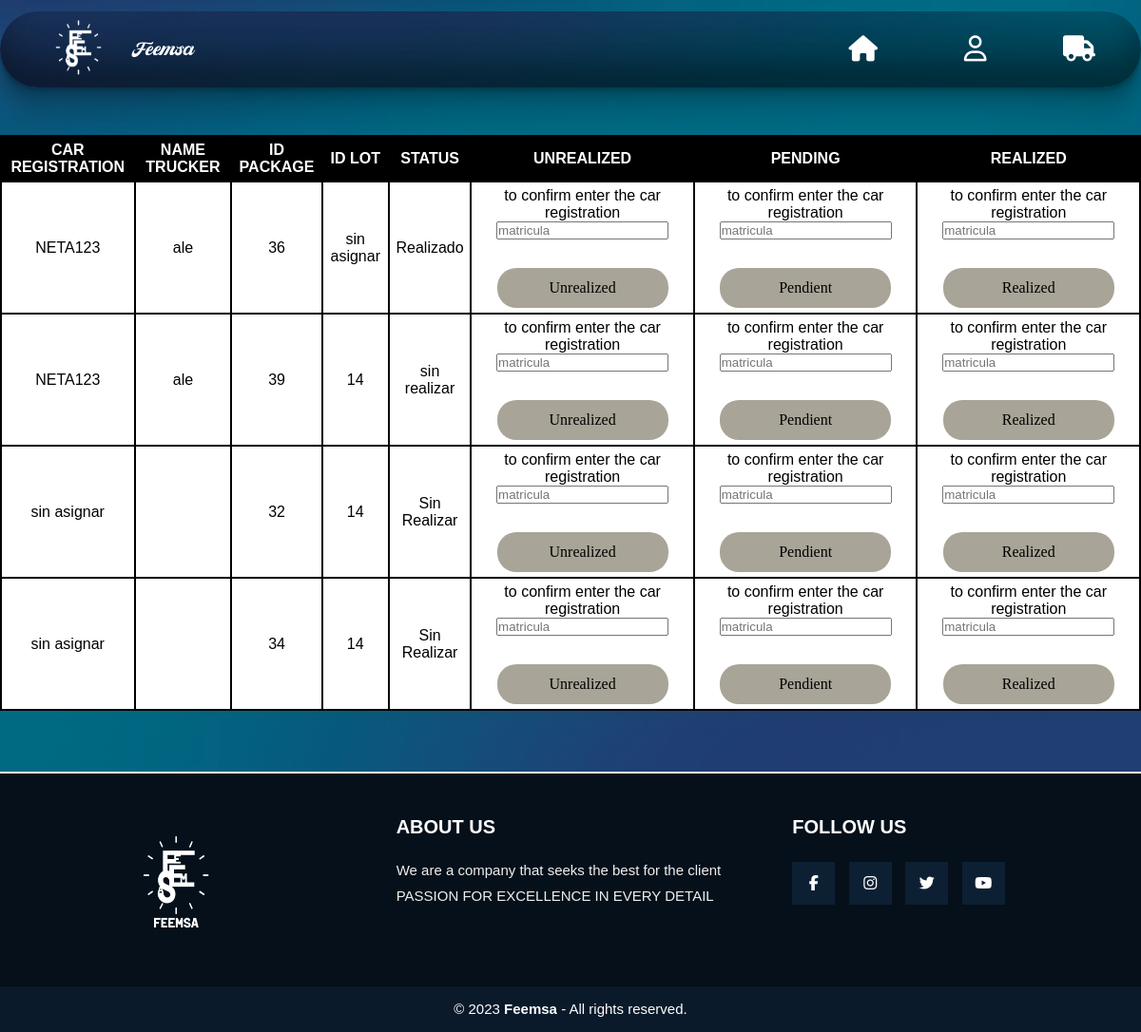
The page /CamioneroEN/FrontEnd/camionetaIndex.php (signed in) on the database its author committed.
### tables this page shows
CREATE TABLE `paquete` (
  `id` int(100) NOT NULL,
  `destino` varchar(100) NOT NULL,
  `salida` varchar(100) NOT NULL,
  `entrega` varchar(100) NOT NULL,
  `matriculaCamioneta` varchar(100) NOT NULL,
  `idLote` varchar(100) NOT NULL
);

CREATE TABLE `camionero` (
  `id` int(11) NOT NULL,
  `username` varchar(100) NOT NULL,
  `matriculaAsignada` varchar(100) NOT NULL,
  `email` varchar(100) NOT NULL,
  `password` varchar(100) NOT NULL DEFAULT 'Camionero333'
);

### CamioneroEN/FrontEnd/camionetaIndex.php (the view, shortened to what this page needs)
<?php
include('../../apis/server.php');
    ?>
<!DOCTYPE html>
<html lang="en">
<head>
    <link rel="stylesheet" href="../CSS/camioneros.css">
</head>
<body>
   <div class="container">
    <div class="navbar">
      <img src="../../img/logo.png" class="logo"><a id="femsa">Feemsa</a>
      <nav>
        <ul>
        <li><a id="home" href="IndexCamionero.php" class="fa fa-home"></a></li>
        <li><a id="home" href="cerrarSessionIndexCamionero.php" class="fa fa-user-o"></a></li>
        <li><a id="home" href="camioneroPagina.php" class="fa fa-truck"></a></li>
    </ul>
      </nav>
</div>
<center>
<br>
<table border="1" >
		<tr>
			<th>CAR REGISTRATION</th>
			<th>NAME TRUCKER</th>
			<th>ID PACKAGE</th>
            <th>ID LOT</th>
            <th>STATUS</th>
            <th>UNREALIZED</th>
            <th>PENDING</th>
            <th>REALIZED</th>
		</tr>
		<?php
		$sql="SELECT paquete.matriculaCamioneta, camionero.username, paquete.id, paquete.entrega, paquete.idLote
        FROM paquete
        LEFT JOIN camionero ON paquete.matriculaCamioneta = camionero.matriculaAsignada
        LEFT JOIN camioneta ON paquete.matriculaCamioneta = camioneta.matricula
        ";
        $result=mysqli_query($conexion,$sql);
		while($mostrar=mysqli_fetch_array($result)){
            ?>
    <tr>
			<td><?php echo $mostrar['matriculaCamioneta'] ?></td>
            <td><?php echo $mostrar['username'] ?></td>
            <td><?php echo $mostrar['id'] ?></td>
            <td><?php echo $mostrar['idLote'] ?></td>
            <td><?php echo $mostrar['entrega'] ?></td>
            <td><form action="../BackEnd/estadoSinRealizarCamioneta_be.php" method="POST" class="formulario__register">
            <p>to confirm enter the car registration</p>
            <input type="text" placeholder="matricula" name="matricula" required>
            <button id="Estado">Unrealized</button>
            </form></td>
            <td><form action="../BackEnd/estadoPendienteCamioneta_be.php" method="POST" class="formulario__register">
            <p>to confirm enter the car registration</p>
            <input type="text" placeholder="matricula" name="matricula" required>
            <button id="Estado">Pendient</button>
            </form></td>
            <td><form action="../BackEnd/estadoRealizadoCamioneta_be.php" method="POST" class="formulario__register">
            <p>to confirm enter the car registration</p>
            <input type="text" placeholder="matricula" name="matricula" required>
            <button id="Estado">Realized</button>
            </form></td>
		</tr>
        <?php
}
?>
	</table>
                </div>
<footer class="pie-pagina">
        <div class="grupo-1">
            <div class="box">
                <figure>
                    <a href="#">
                        <img src="../../img/logo (2).png" alt="">
                    </a>
                </figure>
            </div>
            <div class="box">
                <h2>ABOUT US</h2>
                <p>We are a company that seeks the best for the client</p>
                <p>PASSION FOR EXCELLENCE IN EVERY DETAIL</p>
            </div>
            <div class="box">
                <h2>FOLLOW US</h2>
                <div class="red-social">
                    <a href="https://es-la.facebook.com/" class="fa fa-facebook"></a>
                    <a href="https://www.instagram.com/feemsa.oficial/?hl=es" class="fa fa-instagram"></a>
                    <a href="https://twitter.com/feemsaoficial?lang=es" class="fa fa-twitter"></a>
                    <a href="https://www.youtube.com/" class="fa fa-youtube"></a>
                </div>
            </div>
        </div>
        <div class="grupo-2">
            <small>&copy; 2023 <b>Feemsa</b> - All rights reserved.</small>
        </div>
    </footer>
  </body>
</html>

### CamioneroEN/CSS/camioneros.css (style rules this page uses)
* { margin: 0; padding: 0; font-family: sans-serif; }
body { width:100% ; height: 100%; background-image: linear-gradient(rgba(0,0,0,0.33),rgba(0,0,0,0.33)),url(../../img/fondox.png); background-position: center; background-size: cover; box-sizing: border-box; }
.container { height: 100vh; }
.navbar { height: 10%; display: flex; align-items: center; background-image: linear-gradient(rgba(0,0,0,0.43),rgba(0,0,0,0.53)),url(../../img/fondox.png); border-radius: 3rem; box-shadow: rgba(0, 0, 0, 0.17) 0px -23px 25px 0px inset, rgba(0, 0, 0, 0.15) 0px -36px 30px 0px inset, rgba(0, 0, 0, 0.1) 0px -79px 40px 0px inset, rgba(0, 0, 0, 0.06) 0px 2px 1px, rgba(0, 0, 0, 0.09) 0px 4px 2px, rgba(0, 0, 0, 0.09) 0px 8px 4px, rgba(0, 0, 0, 0.09) 0px 16px 8px, rgba(0, 0, 0, 0.09) 0px 32px 16px; padding-right: 4%; padding-left: 3%; margin-top: 1%; }
table { margin-bottom: 8rem; margin-top: 2rem; text-align: center; width: 100%; }
table, th, td { border: 2px solid black; border-collapse: collapse; padding: 2px; }
table, th { color: #fff; background-color: #000; }
table,td { color: #000; background-color: #fff; }
th, td { padding: 5px; }
.logo { width: 90px; }
#home { font-size: 1.7rem; width: 50px; cursor: pointer; }
nav { flex: 1; text-align: right; }
nav ul li { list-style: none; display: inline-block; margin-left: 60px; }
nav ul li a { text-decoration: none; color: #fff; font-size: 15px; }
#Estado { width: 180px; color: #000; font-size: 16px; font-family: 'Times New Roman', Times, serif; padding: 12px 0; background: #a8a497; border: 0; border-radius: 20px; outline: none; margin-top: 30px; transition: 2s; cursor: pointer; }
button { width: 180px; color: #000; font-size: 16px; font-family: 'Times New Roman', Times, serif; padding: 12px 0; background: #ffffff; border: 0; border-radius: 20px; outline: none; margin-top: 30px; transition: 2s; cursor: pointer; }
#femsa { color: #fff; font-size: 1.3rem; font-family: Suitnice retro; margin-left: 1rem; margin-top: 0.3rem; }
.pie-pagina { width: 100%; background-color: #05101a; border-top: 2px solid #fff; }
.pie-pagina .grupo-1 { width: 100%; max-width: 1200%; margin: auto; display:grid; grid-template-columns: repeat(3, 3fr); grid-gap:50px; padding: 45px 0px; }
.pie-pagina .grupo-1 .box figure { width: 100%; height: 100%; display: flex; justify-content: center; align-items: center; }
.pie-pagina .grupo-1 .box figure img { width: 130px; }
.pie-pagina .grupo-1 .box h2 { color: #fff; margin-bottom: 25px; font-size: 20px; }
.pie-pagina .grupo-1 .box p { color: #efefef; margin-bottom: 10px; font-size: 15px; }
.pie-pagina .grupo-1 .red-social a { display: inline-block; text-decoration: none; width: 45px; height: 45px; line-height: 45px; color: #fff; margin-right: 10px; background-color: #0d2033; text-align: center; transition: all 300ms ease; }
.pie-pagina .grupo-2 { background-color: #0a1a2a; padding: 15px 10px; text-align: center; color: #fff; }
.pie-pagina .grupo-2 small { font-size: 15px; }

### rows shown on the page
paquete: matriculaCamioneta "NETA123", camionero.username "ale", id "36", idLote "sin asignar", entrega "Realizado"
paquete: matriculaCamioneta "NETA123", camionero.username "ale", id "39", idLote "14", entrega "sin realizar"
paquete: matriculaCamioneta "sin asignar", id "32", idLote "14", entrega "Sin Realizar"
paquete: matriculaCamioneta "sin asignar", id "34", idLote "14", entrega "Sin Realizar"
